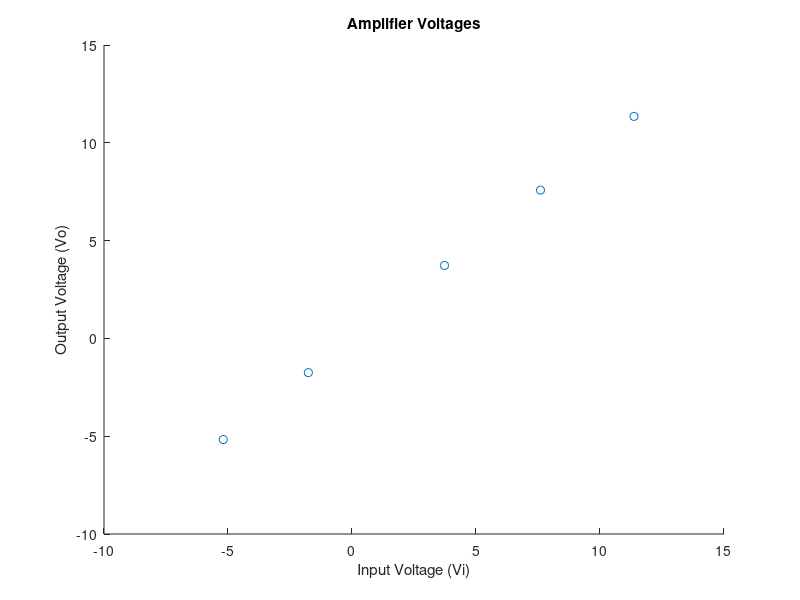

The MATLAB script that drew this image:
vi=[-1.76, -5.19, 3.73, 7.6, 11.37]
%the resistances used in ohms

vo=[-1.75, -5.17, 3.73, 7.58, 11.35]
%the respective current measured in milliAmps

h = scatter(vi, vo)
%plot the data in a scatter plot


m= (vi(5)-vi(1)) / (vo(5)-vo(1))
f = @(x) m*x

xlabel("Input Voltage (Vi)")
ylabel("Output Voltage (Vo)")
title("Amplifier Voltages")




%find a line of best fit
